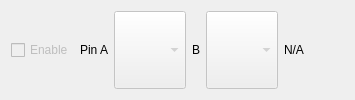
     <widget class="QWidget" name="tabEncoder">
      <attribute name="title">
       <string>Encoder</string>
      </attribute>
      <layout class="QGridLayout" name="gridLayout_21">
       <item row="0" column="6">
        <spacer name="horizontalSpacer_15">
         <property name="sizePolicy">
          <sizepolicy hsizetype="Expanding" vsizetype="Minimum">
           <horstretch>0</horstretch>
           <verstretch>0</verstretch>
          </sizepolicy>
         </property>
         <property name="orientation">
          <enum>Qt::Horizontal</enum>
         </property>
         <property name="sizeType">
          <enum>QSizePolicy::Expanding</enum>
         </property>
         <property name="sizeHint" stdset="0">
          <size>
           <width>40</width>
           <height>20</height>
          </size>
         </property>
        </spacer>
       </item>
       <item row="0" column="0">
        <widget class="QCheckBox" name="checkBoxRelativeEncoder">
         <property name="enabled">
          <bool>false</bool>
         </property>
         <property name="sizePolicy">
          <sizepolicy hsizetype="Minimum" vsizetype="Minimum">
           <horstretch>0</horstretch>
           <verstretch>0</verstretch>
          </sizepolicy>
         </property>
         <property name="text">
          <string>Enable</string>
         </property>
        </widget>
       </item>
       <item row="0" column="2">
        <widget class="ArduinoPinCombobox" name="comboBoxRelativeEncoderPinA">
         <property name="enabled">
          <bool>false</bool>
         </property>
         <property name="sizePolicy">
          <sizepolicy hsizetype="Minimum" vsizetype="Minimum">
           <horstretch>0</horstretch>
           <verstretch>0</verstretch>
          </sizepolicy>
         </property>
        </widget>
       </item>
       <item row="0" column="1">
        <widget class="QLabel" name="label_3">
         <property name="sizePolicy">
          <sizepolicy hsizetype="Minimum" vsizetype="Minimum">
           <horstretch>0</horstretch>
           <verstretch>0</verstretch>
          </sizepolicy>
         </property>
         <property name="text">
          <string>Pin A</string>
         </property>
         <property name="alignment">
          <set>Qt::AlignRight|Qt::AlignTrailing|Qt::AlignVCenter</set>
         </property>
        </widget>
       </item>
       <item row="0" column="3">
        <widget class="QLabel" name="label_4">
         <property name="sizePolicy">
          <sizepolicy hsizetype="Minimum" vsizetype="Minimum">
           <horstretch>0</horstretch>
           <verstretch>0</verstretch>
          </sizepolicy>
         </property>
         <property name="text">
          <string>B</string>
         </property>
         <property name="alignment">
          <set>Qt::AlignRight|Qt::AlignTrailing|Qt::AlignVCenter</set>
         </property>
        </widget>
       </item>
       <item row="0" column="4">
        <widget class="ArduinoPinCombobox" name="comboBoxRelativeEncoderPinB">
         <property name="enabled">
          <bool>false</bool>
         </property>
         <property name="sizePolicy">
          <sizepolicy hsizetype="Minimum" vsizetype="Minimum">
           <horstretch>0</horstretch>
           <verstretch>0</verstretch>
          </sizepolicy>
         </property>
        </widget>
       </item>
       <item row="0" column="5">
        <widget class="QLabel" name="labelEncoderValue">
         <property name="sizePolicy">
          <sizepolicy hsizetype="Minimum" vsizetype="Minimum">
           <horstretch>0</horstretch>
           <verstretch>0</verstretch>
          </sizepolicy>
         </property>
         <property name="text">
          <string>N/A</string>
         </property>
        </widget>
       </item>
      </layout>
     </widget>
